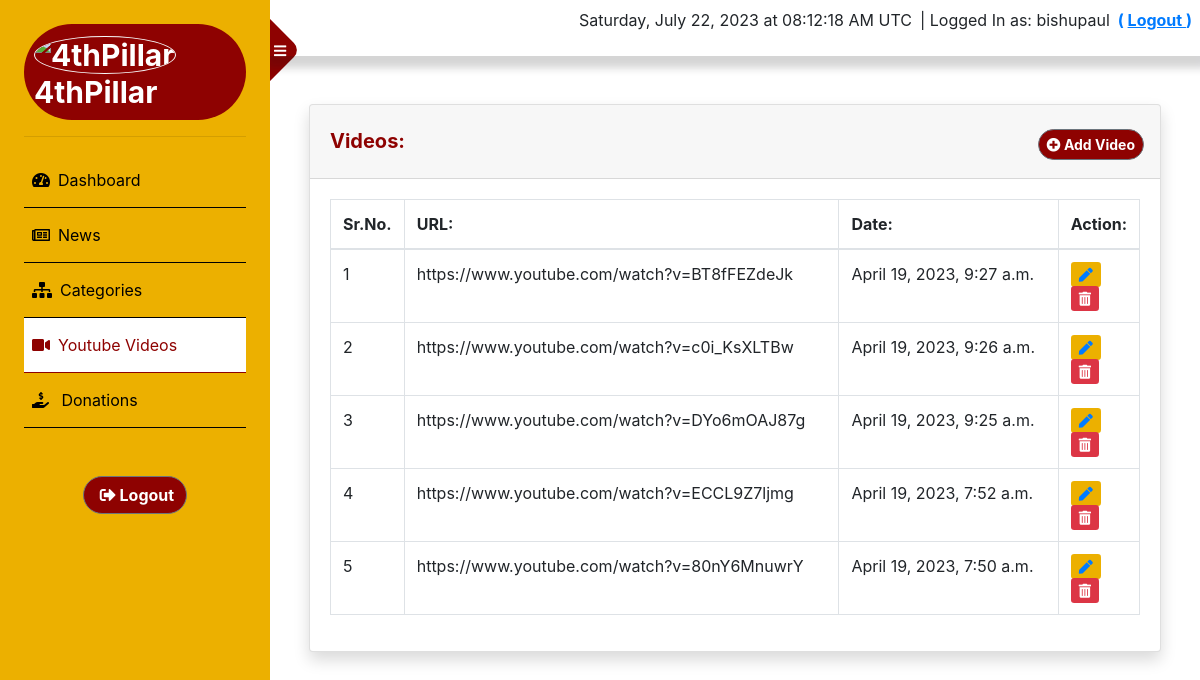
Page /videos/ (signed in) on the earlier database version.
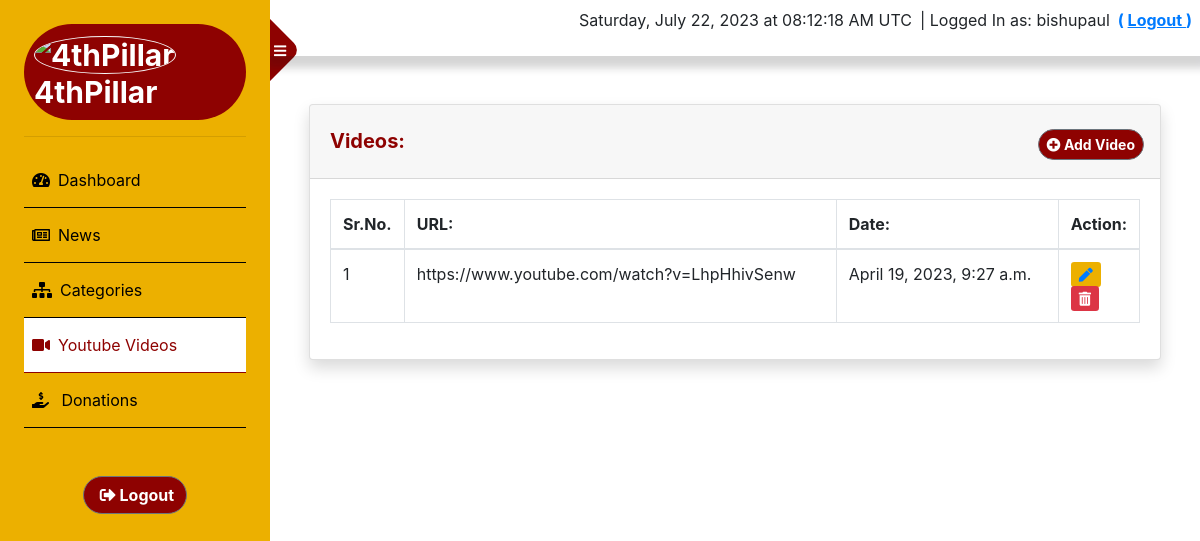
Same page on the later database version.
### news/models.py (models this page shows, shortened)
class Videos(models.Model):
    url=EmbedVideoField()
    date=models.DateTimeField(auto_now_add=True)

### news/views.py (the view)
# urls.py: path('videos/', Admin_Videos,name='videos'),
@login_required(login_url='login')
def Admin_Videos(request):
    videos= Videos.objects.all().order_by('-date')
    navbar = 'videos'
    context={'navbar':navbar,'videos':videos}
    return render(request,'for_admin/admin_videos.html',context)

### news/templates/for_admin/admin_videos.html (shortened to what this page needs)
{% extends 'for_admin/admin_base.html' %}
{% load static %}
{% block body %}
<div class="container-fluid">
    <div class="card shadow mb-4">
        <div class="card-header py-4">
            <h5 class='d-inline font-weight-bold textred'>Videos:</h5>
            <div class='d-inline mr-3 'style="position: absolute; right: 0;">
                <a class="btn btn-secondary btn-sm red rounded-pill mb-2" href="{% url 'addvideo' %}" >
                    <i class="fas fa-plus-circle"></i><b> Add Video </b></a>
            </div>
        </div>
        <div class="card-body">
            <div class="table-responsive">
                <table class="table table-bordered" id="NewsTable" width="100%" cellspacing="0">
                    <thead>
                        <tr>
                            <th>Sr.No.</th>
                            <th>URL:</th>
                            <th>Date:</th>
                            <th>Action:</th>
                        </tr>
                    </thead>
                    <tbody>
                        {% for v in videos %}
                            <tr>
                                <td width="1%">{{ forloop.counter }}</td>
                                <td>{{v.url}}</td>
                                <td>{{v.date}} </td>
                                <td width="6%" >
                                    <a title="Edit" class="btn-sm yellow mb-2" href="{% url 'editvideo' v.pk%}" ><i class="fas fa-pen"></i></a>
                                    <a title="Delete " class="btn-sm btn-danger mb-2" href="{% url 'delvideo' v.pk%}" onclick="return confirm('Are you sure you want to delete this item?');"><i class="fas fa-trash-alt"></i></a>
                                </td>
                            </tr>
                        {% endfor %}
                    </tbody>
                </table>
            </div>
        </div>
    </div>
</div>
<link rel="stylesheet" href="https://cdn.datatables.net/1.13.1/css/dataTables.bootstrap5.min.css">
{% endblock %}

### news/templates/for_admin/admin_base.html (shortened to what this page needs)
<!DOCTYPE html>
<html>
<head>
{% load static %}
<link rel="stylesheet" href="https://stackpath.bootstrapcdn.com/bootstrap/4.3.1/css/bootstrap.min.css">
<link rel="stylesheet" href="https://use.fontawesome.com/releases/v5.6.1/css/all.css">
<link rel="stylesheet" href="{% static 'foradmin.css' %}">
</head>
<body onload=display_ct();>
<div class="wrapper d-flex align-items-stretch">
    <nav id="sidebar">
        <div class="custom-menu">
            <button type="button" id="sidebarCollapse" class="btn btn-primary">
                <i class="fa fa-bars"></i>
            </button>
        </div>
        <div class="p-4">
            <h1 class="red rounded-pill" >
                <img class= "rounded-circle border border-light" src="{% static 'logo.png' %}" alt="4thPillar" width='40' height="40">
                <span > 4thPillar </span>
            </h1>
            <hr>
            <ul class="list-unstyled components mb-5">
                <li class="{% if navbar == 'dashboard' %} active {% endif %}">
                    <a href="{% url 'dashboard' %}"> <i class="fas fa-tachometer-alt mx-2"></i>Dashboard</a>
                </li>
                <li class="{% if navbar == 'news' %} active {% endif %}">
                    <a href="{% url 'admin_news' %}"><i class="far fa-newspaper mx-2"></i>News</a>
                </li>
                <li class="{% if navbar == 'category' %} active {% endif %}">
                    <a href="{% url 'admin_category' %}"><i class="fas fa-sitemap mx-2"></i>Categories</a>
                </li>
                <li class="{% if navbar == 'videos' %} active {% endif %}">
                    <a href="{% url 'videos' %}"><i class="fas fa-video mx-2"></i>Youtube Videos</a>
                </li>
                <li class="{% if navbar == 'donations' %} active {% endif %}">
                    <a href="{% url 'donations' %}"><i class="fas fa-hand-holding-usd mx-2"></i> </i>Donations</a>
                </li>
            </ul>
            <span class="d-flex justify-content-center"><a class=" btn btn-secondary red rounded-pill"
                style="color:white"  href="{% url 'logout' %}"><b><i class="fas fa-sign-out-alt mx-1"></i>Logout</b></a>
            </span>
        </div>
    </nav>
    <div id="content" >
        <div class="container-fluid p-md-2 " style="box-shadow: 2px 6px 8px 6px rgba(22, 22, 26, 0.18);">
            <div class="d-flex justify-content-end ">
                <p id='dtText'></p>
                <p class="mx-2"> | Logged In as: {{request.user}}</p>
                <span><a  href="{% url 'logout' %}"><b>( <u>Logout </u> )</b></a></span>
            </div>
        </div>
        <div class="container-fluid px-4">
            <br><br>
            {% block body %} {% endblock %}
        </div>
    </div>
</div>
</body>
</html>

### news/static/foradmin.css (style rules this page uses)
:root { ---red:#8e0201; ---yellow:#ecb000; ---gray:#585455; }
.red { background-color: #8e0201; }
.textred { color:#8e0201; }
.yellow { background-color:#ecb000; }
button { -webkit-transition: 0.3s all ease; -o-transition: 0.3s all ease; transition: 0.3s all ease; }
.wrapper { width: 100%; }
#sidebar { min-width: 270px; max-width: 270px; background: #ecb000; color: black; -webkit-transition: all 0.3s; -o-transition: all 0.3s; transition: all 0.3s; position: relative; }
#sidebar h1 { font-weight: 700; font-size: 30px; color: white; padding: 10px; }
#sidebar ul.components { padding: 0; }
#sidebar ul li { font-size: 16px; }
#sidebar ul li a { padding: 15px 0; display: block; color: black; border-bottom: 1px solid ; }
#sidebar ul li.active > a { color:var(---red); background-color: rgb(255, 255, 255); }
#sidebar .custom-menu { display: inline-block; position: absolute; top: 20px; right: 0; margin-right: -20px; -webkit-transition: 0.3s; -o-transition: 0.3s; transition: 0.3s; }
#sidebar .custom-menu .btn { width: 60px; height: 60px; border-radius: 50%; position: relative; }
#sidebar .custom-menu .btn i { margin-right: -40px; font-size: 14px; }
#sidebar .custom-menu .btn.btn-primary { background: transparent; border-color: transparent; }
#sidebar .custom-menu .btn.btn-primary:after { z-index: -1; position: absolute; top: 0; left: 0; right: 0; bottom: 0; content: ""; -webkit-transform: rotate(45deg); -ms-transform: rotate(45deg); transform: rotate(45deg); background: var(---red); border-radius: 10px; }
#content { width: 100%; padding: 0; min-height: 100vh; -webkit-transition: all 0.3s; -o-transition: all 0.3s; transition: all 0.3s; }

Differences in the rows shown:
removed Videos: url "https://www.youtube.com/watch?v=c0i_KsXLTBw", date "April 19, 2023, 9:26 a.m."
removed Videos: url "https://www.youtube.com/watch?v=DYo6mOAJ87g", date "April 19, 2023, 9:25 a.m."
removed Videos: url "https://www.youtube.com/watch?v=ECCL9Z7ljmg", date "April 19, 2023, 7:52 a.m."
removed Videos: url "https://www.youtube.com/watch?v=80nY6MnuwrY", date "April 19, 2023, 7:50 a.m."
changed Videos: url "https://www.youtube.com/watch?v=BT8fFEZdeJk" → "https://www.youtube.com/watch?v=LhpHhivSenw"
